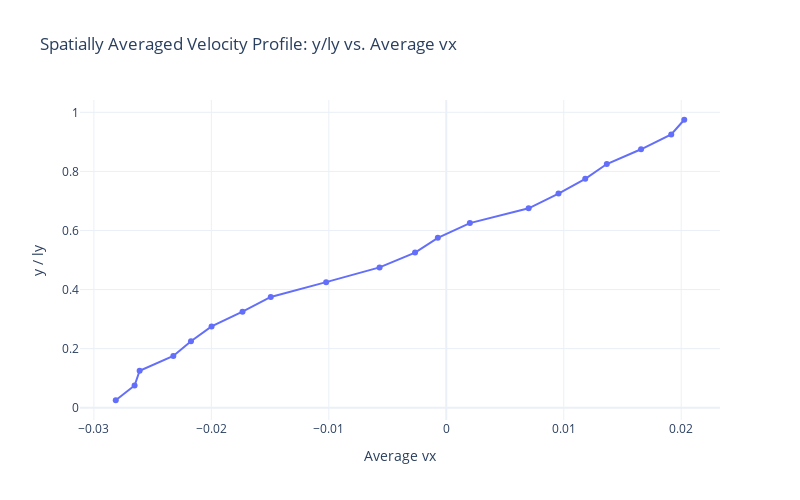

The notebook cell saved with this chart:
### Code cell
import numpy as np
import plotly.graph_objects as go

# Get all unique chunk indices (assume all timesteps have the same chunking)
first_timestep = next(iter(chunk_data))
num_chunks = len(chunk_data[first_timestep]['chunk'])
chunk_indices = np.array(chunk_data[first_timestep]['chunk'])
coords = np.array(chunk_data[first_timestep]['coord1'])

# Stack vx for each chunk across all timesteps
vx_matrix = []
for t in chunk_data:
    vx_matrix.append(chunk_data[t]['vx'])
vx_matrix = np.array(vx_matrix)  # shape: (num_timesteps, num_chunks)

# Average vx for each chunk over all timesteps
avg_vx_per_chunk = np.mean(vx_matrix, axis=0)

# Plot y/ly (coords) vs average vx
fig = go.Figure()
fig.add_trace(go.Scatter(
    x=avg_vx_per_chunk,
    y=coords,
    mode='lines+markers',
    name='Average vx (spatial)'
))
fig.update_layout(
    title='Spatially Averaged Velocity Profile: y/ly vs. Average vx',
    yaxis_title='y / ly',
    xaxis_title='Average vx',
    template='plotly_white',
    width=800,
    height=500
)
fig.show()

### Figure 1 — Plotly figure (JSON) as saved in the notebook; plotly's stock layout.template omitted (floating-point values rounded to 4 significant figures)
{"data": [{"mode": "lines+markers", "name": "Average vx (spatial)", "type": "scatter", "x": [-0.02814, -0.02654, -0.0261, -0.02324, -0.02173, -0.01998, -0.01735, -0.01494, -0.01023, -0.005681, -0.002656, -0.0007194, 0.002006, 0.007011, 0.009554, 0.01183, 0.01366, 0.01658, 0.01915, 0.02026], "y": [0.025, 0.075, 0.125, 0.175, 0.225, 0.275, 0.325, 0.375, 0.425, 0.475, 0.525, 0.575, 0.625, 0.675, 0.725, 0.775, 0.825, 0.875, 0.925, 0.975]}], "layout": {"height": 500, "title": {"text": "Spatially Averaged Velocity Profile: y/ly vs. Average vx"}, "width": 800, "xaxis": {"title": {"text": "Average vx"}}, "yaxis": {"title": {"text": "y / ly"}}}}
